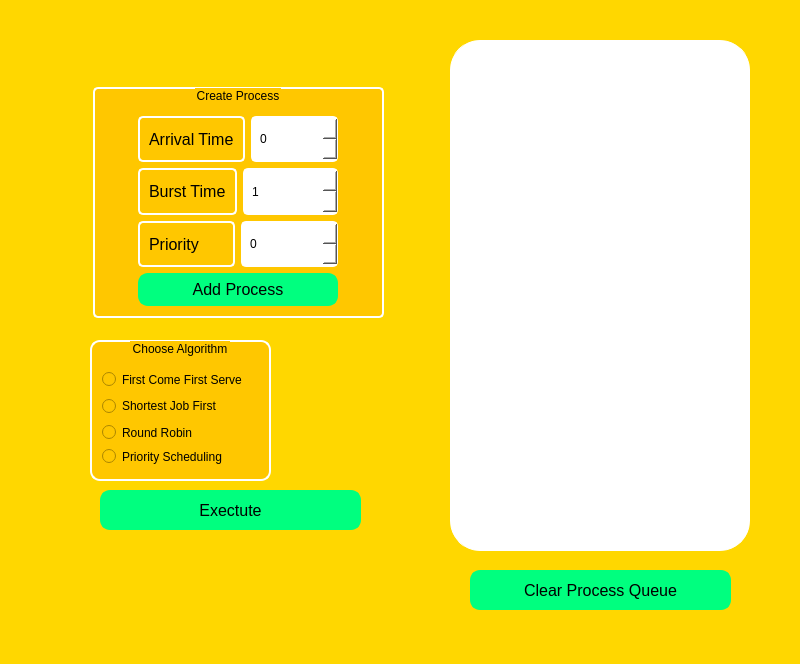
<?xml version="1.0" encoding="UTF-8"?>
<ui version="4.0">
 <class>MainWindow</class>
 <widget class="QMainWindow" name="MainWindow">
  <property name="geometry">
   <rect>
    <x>0</x>
    <y>0</y>
    <width>800</width>
    <height>664</height>
   </rect>
  </property>
  <property name="windowTitle">
   <string>MainWindow</string>
  </property>
  <property name="styleSheet">
   <string notr="true">background-color:#FFD700</string>
  </property>
  <widget class="QWidget" name="centralwidget">
   <widget class="QGroupBox" name="groupBox">
    <property name="geometry">
     <rect>
      <x>93</x>
      <y>87</y>
      <width>291</width>
      <height>231</height>
     </rect>
    </property>
    <property name="minimumSize">
     <size>
      <width>30</width>
      <height>40</height>
     </size>
    </property>
    <property name="styleSheet">
     <string notr="true">background-color:#FFC700;border:2px solid white;border-radius:5px;
padding:5;</string>
    </property>
    <property name="title">
     <string>Create Process</string>
    </property>
    <property name="alignment">
     <set>Qt::AlignmentFlag::AlignCenter</set>
    </property>
    <layout class="QGridLayout" name="gridLayout">
     <item row="1" column="0">
      <layout class="QHBoxLayout" name="horizontalLayout">
       <item>
        <widget class="QLabel" name="label">
         <property name="styleSheet">
          <string notr="true">font-family:&quot;Times New Roman&quot;;
font-size:16px;
</string>
         </property>
         <property name="text">
          <string>Burst Time</string>
         </property>
        </widget>
       </item>
       <item>
        <widget class="QSpinBox" name="BTime">
         <property name="sizePolicy">
          <sizepolicy hsizetype="Minimum" vsizetype="Expanding">
           <horstretch>0</horstretch>
           <verstretch>0</verstretch>
          </sizepolicy>
         </property>
         <property name="minimumSize">
          <size>
           <width>60</width>
           <height>0</height>
          </size>
         </property>
         <property name="maximumSize">
          <size>
           <width>100</width>
           <height>16777215</height>
          </size>
         </property>
         <property name="styleSheet">
          <string notr="true">background-color:white;</string>
         </property>
         <property name="minimum">
          <number>1</number>
         </property>
        </widget>
       </item>
      </layout>
     </item>
     <item row="0" column="0">
      <layout class="QHBoxLayout" name="horizontalLayout_2">
       <item>
        <widget class="QLabel" name="label_2">
         <property name="styleSheet">
          <string notr="true">font-family:&quot;Times New Roman&quot;;
font-size:16px;
</string>
         </property>
         <property name="text">
          <string>Arrival Time</string>
         </property>
        </widget>
       </item>
       <item>
        <widget class="QSpinBox" name="ATime">
         <property name="sizePolicy">
          <sizepolicy hsizetype="Minimum" vsizetype="Expanding">
           <horstretch>0</horstretch>
           <verstretch>0</verstretch>
          </sizepolicy>
         </property>
         <property name="minimumSize">
          <size>
           <width>60</width>
           <height>0</height>
          </size>
         </property>
         <property name="maximumSize">
          <size>
           <width>100</width>
           <height>16777215</height>
          </size>
         </property>
         <property name="styleSheet">
          <string notr="true">background-color:white;</string>
         </property>
        </widget>
       </item>
      </layout>
     </item>
     <item row="3" column="0">
      <widget class="QPushButton" name="pushButton">
       <property name="minimumSize">
        <size>
         <width>30</width>
         <height>20</height>
        </size>
       </property>
       <property name="maximumSize">
        <size>
         <width>200</width>
         <height>16777215</height>
        </size>
       </property>
       <property name="styleSheet">
        <string notr="true">background-color:#00FF7F;border:2px solid #00FF7F;border-radius:10px;;
font-size:16px;
font-family: &quot;Segoe UI&quot;;</string>
       </property>
       <property name="text">
        <string>Add Process</string>
       </property>
      </widget>
     </item>
     <item row="2" column="0">
      <layout class="QHBoxLayout" name="horizontalLayout_3">
       <item>
        <widget class="QLabel" name="label_5">
         <property name="styleSheet">
          <string notr="true">font-family:&quot;Times New Roman&quot;;
font-size:16px;
</string>
         </property>
         <property name="text">
          <string>Priority</string>
         </property>
        </widget>
       </item>
       <item>
        <widget class="QSpinBox" name="priority_label">
         <property name="sizePolicy">
          <sizepolicy hsizetype="Minimum" vsizetype="Expanding">
           <horstretch>0</horstretch>
           <verstretch>0</verstretch>
          </sizepolicy>
         </property>
         <property name="minimumSize">
          <size>
           <width>60</width>
           <height>0</height>
          </size>
         </property>
         <property name="maximumSize">
          <size>
           <width>100</width>
           <height>16777215</height>
          </size>
         </property>
         <property name="styleSheet">
          <string notr="true">background-color:white;</string>
         </property>
         <property name="minimum">
          <number>-20</number>
         </property>
         <property name="maximum">
          <number>19</number>
         </property>
        </widget>
       </item>
      </layout>
     </item>
    </layout>
   </widget>
   <widget class="QScrollArea" name="scrollArea">
    <property name="geometry">
     <rect>
      <x>450</x>
      <y>40</y>
      <width>300</width>
      <height>511</height>
     </rect>
    </property>
    <property name="minimumSize">
     <size>
      <width>300</width>
      <height>400</height>
     </size>
    </property>
    <property name="styleSheet">
     <string notr="true">background-color:#FFFFFF;border:1px solid #FFFFFF;border-radius:30;</string>
    </property>
    <property name="widgetResizable">
     <bool>true</bool>
    </property>
    <widget class="QWidget" name="scrollAreaWidgetContents">
     <property name="geometry">
      <rect>
       <x>0</x>
       <y>0</y>
       <width>298</width>
       <height>509</height>
      </rect>
     </property>
     <layout class="QVBoxLayout" name="process_layout">
      <item>
       <widget class="QLabel" name="label_3">
        <property name="sizePolicy">
         <sizepolicy hsizetype="Preferred" vsizetype="Fixed">
          <horstretch>0</horstretch>
          <verstretch>0</verstretch>
         </sizepolicy>
        </property>
        <property name="text">
         <string/>
        </property>
       </widget>
      </item>
      <item>
       <spacer name="verticalSpacer">
        <property name="orientation">
         <enum>Qt::Orientation::Vertical</enum>
        </property>
        <property name="sizeHint" stdset="0">
         <size>
          <width>20</width>
          <height>40</height>
         </size>
        </property>
       </spacer>
      </item>
     </layout>
    </widget>
   </widget>
   <widget class="QPushButton" name="pushButton_2">
    <property name="geometry">
     <rect>
      <x>100</x>
      <y>490</y>
      <width>261</width>
      <height>40</height>
     </rect>
    </property>
    <property name="minimumSize">
     <size>
      <width>30</width>
      <height>20</height>
     </size>
    </property>
    <property name="styleSheet">
     <string notr="true">background-color:#00FF7F;border:2px solid #00FF7F;border-radius:10px;;
font-size:16px;
font-family: &quot;Segoe UI&quot;;</string>
    </property>
    <property name="text">
     <string>Exectute</string>
    </property>
   </widget>
   <widget class="QGroupBox" name="groupBox_2">
    <property name="geometry">
     <rect>
      <x>90</x>
      <y>340</y>
      <width>181</width>
      <height>141</height>
     </rect>
    </property>
    <property name="styleSheet">
     <string notr="true">background-color:#FFC700;border:2px solid #FFFFFF;border-radius:10px;</string>
    </property>
    <property name="title">
     <string>Choose Algorithm</string>
    </property>
    <property name="alignment">
     <set>Qt::AlignmentFlag::AlignCenter</set>
    </property>
    <layout class="QVBoxLayout" name="verticalLayout_2">
     <item>
      <widget class="QRadioButton" name="FCFS">
       <property name="styleSheet">
        <string notr="true">font-size:12px;
font-family: &quot;Segoe UI&quot;;border:none;</string>
       </property>
       <property name="text">
        <string>First Come First Serve</string>
       </property>
      </widget>
     </item>
     <item>
      <widget class="QRadioButton" name="SJF">
       <property name="minimumSize">
        <size>
         <width>0</width>
         <height>20</height>
        </size>
       </property>
       <property name="styleSheet">
        <string notr="true">font-size:12px;
font-family: &quot;Segoe UI&quot;;border:none;</string>
       </property>
       <property name="text">
        <string>Shortest Job First</string>
       </property>
      </widget>
     </item>
     <item>
      <widget class="QRadioButton" name="Round_robin">
       <property name="styleSheet">
        <string notr="true">font-size:12px;
font-family: &quot;Segoe UI&quot;;border:none;</string>
       </property>
       <property name="text">
        <string>Round Robin</string>
       </property>
      </widget>
     </item>
     <item>
      <widget class="QRadioButton" name="Round_robin_2">
       <property name="styleSheet">
        <string notr="true">font-size:12px;
font-family: &quot;Segoe UI&quot;;border:none;</string>
       </property>
       <property name="text">
        <string>Priority Scheduling</string>
       </property>
      </widget>
     </item>
    </layout>
   </widget>
   <widget class="QWidget" name="verticalLayoutWidget">
    <property name="geometry">
     <rect>
      <x>280</x>
      <y>370</y>
      <width>101</width>
      <height>61</height>
     </rect>
    </property>
    <layout class="QVBoxLayout" name="quantum_input"/>
   </widget>
   <widget class="QPushButton" name="pushButton_3">
    <property name="geometry">
     <rect>
      <x>470</x>
      <y>570</y>
      <width>261</width>
      <height>40</height>
     </rect>
    </property>
    <property name="minimumSize">
     <size>
      <width>30</width>
      <height>20</height>
     </size>
    </property>
    <property name="styleSheet">
     <string notr="true">background-color:#00FF7F;border:2px solid #00FF7F;border-radius:10px;;
font-size:16px;
font-family: &quot;Segoe UI&quot;;</string>
    </property>
    <property name="text">
     <string>Clear Process Queue</string>
    </property>
   </widget>
  </widget>
  <widget class="QMenuBar" name="menubar">
   <property name="geometry">
    <rect>
     <x>0</x>
     <y>0</y>
     <width>800</width>
     <height>22</height>
    </rect>
   </property>
  </widget>
  <widget class="QStatusBar" name="statusbar"/>
 </widget>
 <resources/>
 <connections/>
</ui>
